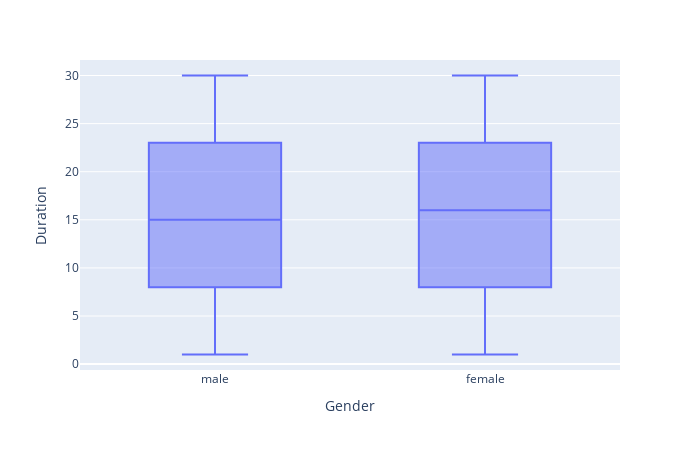

The notebook cell this image was saved under:
### Code cell
fig=px.box(exercise_train_data,x="Gender",y="Duration")
fig.update_layout(
    width=700,
    height=450,
)
fig.show()

### Figure 1 — Plotly figure (JSON) as saved in the notebook; plotly's stock layout.template omitted (floating-point values rounded to 4 significant figures; data arrays with more than 128 entries replaced by an {"elided": "..."} marker saying what was removed)
{"data": [{"alignmentgroup": "True", "hovertemplate": "Gender=%{x}<br>Duration=%{y}<extra></extra>", "legendgroup": "", "marker": {"color": "#636efa"}, "name": "", "notched": false, "offsetgroup": "", "orientation": "v", "showlegend": false, "type": "box", "x": {"elided": "12000 str values"}, "x0": " ", "xaxis": "x", "y": {"elided": "12000 float values"}, "y0": " ", "yaxis": "y"}], "layout": {"boxmode": "group", "height": 450, "legend": {"tracegroupgap": 0}, "margin": {"t": 60}, "width": 700, "xaxis": {"anchor": "y", "domain": [0, 1], "title": {"text": "Gender"}}, "yaxis": {"anchor": "x", "domain": [0, 1], "title": {"text": "Duration"}}}}
